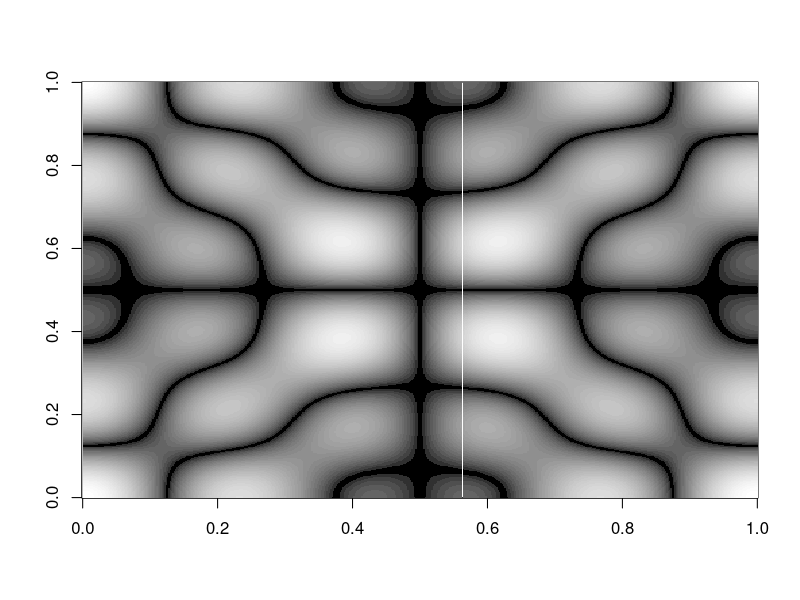

This chart was generated by the following R code:
# Chilandi 41 - similar to Chilandi's original figure 41

# Generates an image similar to a "Chlandi Figure." Chlandi Figures are nodal patterns
# that occur on vibrating surfaces.

# The surface is modeled as a matrix, each point representing the 
# displacement of the surface while vibrating.
# The vibration is modled as the sum of a set of terms, each of which
# is a product of cos waves - one along the x direction, one along the y direction.
# The cos wave terms have different frequencies - starting with the 
# 'fundamental' frequency (wavelength is 1/2 the length of the surface),
# and followed by various 'harmonics'. 

t <- 0:500
f <- 2*pi/500
i <- 0
Chlandi  <- rep(1, 501) # first row is one, as cos(0) = 1

# Now add 500 more rows, first factor in each term varies as we go across a row (from t)
# second factor of each term varies as we go down a column (from i)
for ( i in 1:500) { 
  Chlandi  <- rbind(Chlandi , 
                    + cos(3/2*f*t)*cos(3/2*f*i) 
                    + cos(5/2*f*t)*cos(5/2*f*i)
  )
}
# Reset the graph layout in case it was previously set elsewhere.
par(mfrow=c(1,1))

# We want the matrix to record just the displacement of each
# point, not whether it happens to be up or down - in a standing
# wave the non nodal areas oscillate between positive and negative.
# So just take the absolute value of each point.
Chlandi <- abs(Chlandi)

# use the image or contour functions to display the results
image(Chlandi, col=grey.colors(40, start=0, end=1))
#contour(Chlandi)